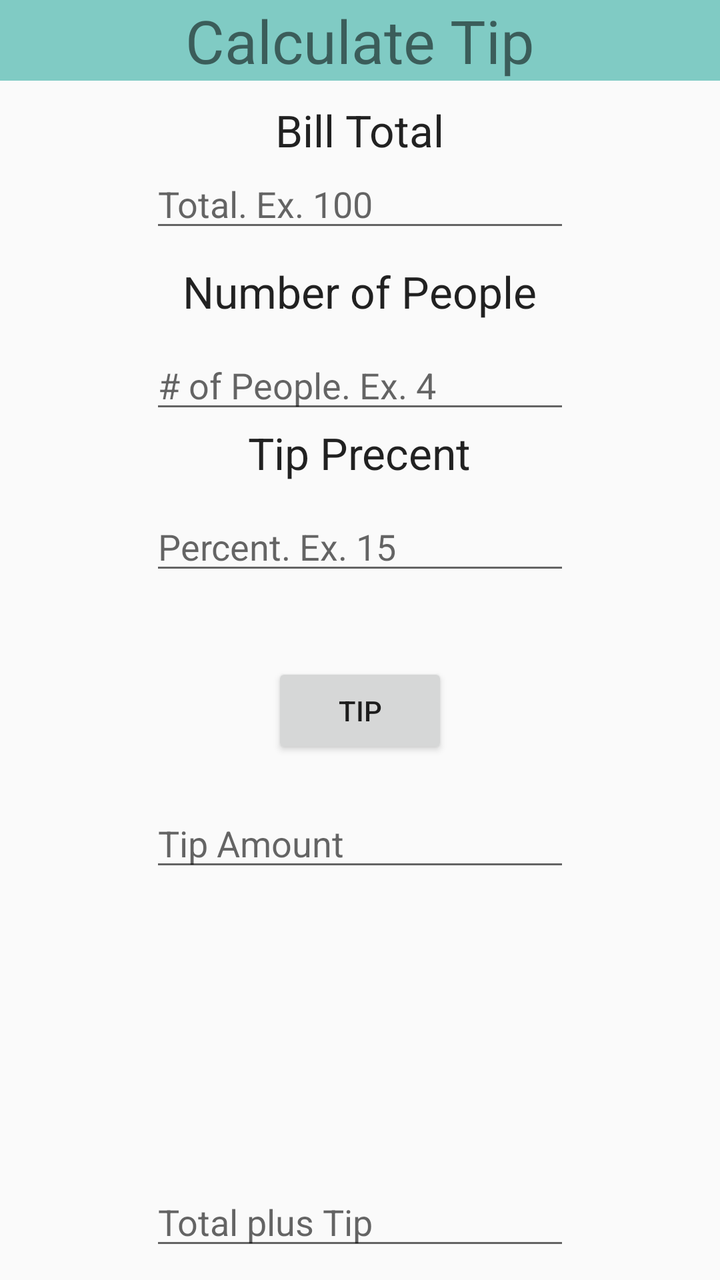
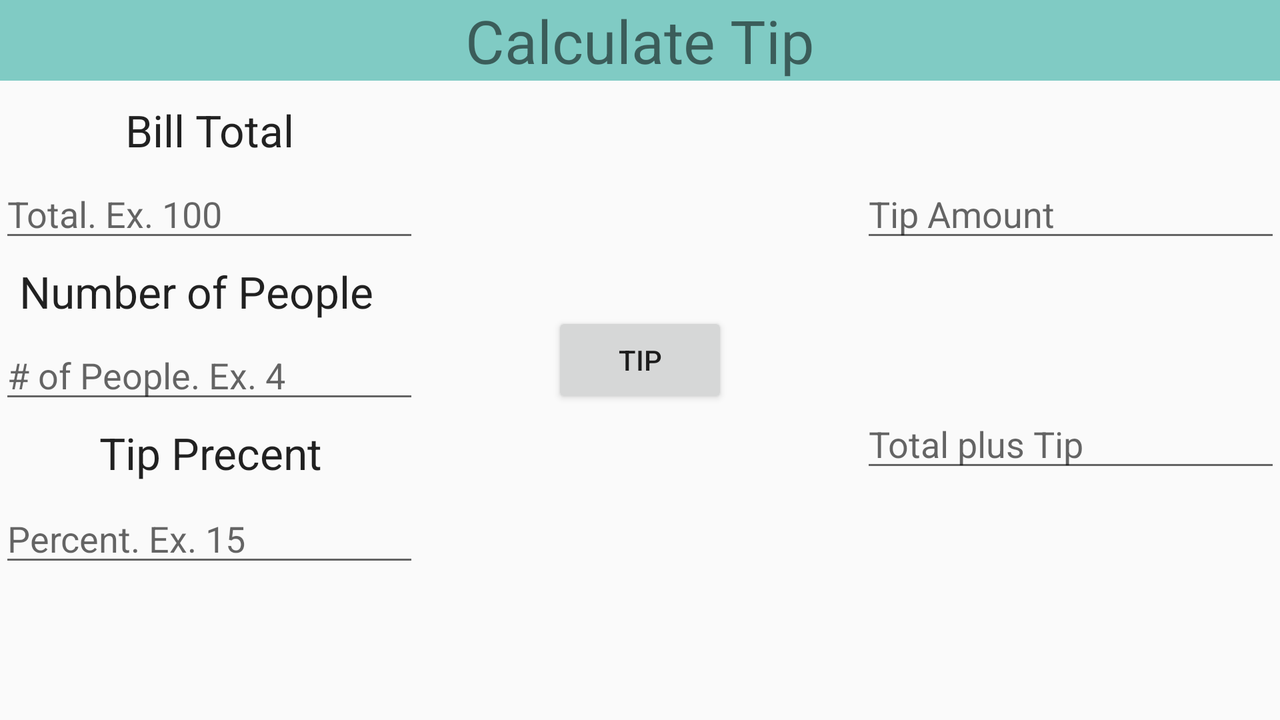

One screen, two layout resources from the same app: the default and the repository's alternative for another configuration. Each is rendered where Android would select it; the XML of both is given below.
<!-- AndroidManifest.xml: application theme CustomActionBarTheme -->
<!-- res/layout/activity_main.xml -->
<RelativeLayout xmlns:android="http://schemas.android.com/apk/res/android"
    xmlns:tools="http://schemas.android.com/tools" android:layout_width="match_parent"
    android:layout_height="match_parent" android:paddingLeft="@dimen/activity_horizontal_margin"
    android:paddingRight="@dimen/activity_horizontal_margin"
    android:paddingTop="@dimen/activity_vertical_margin"
    android:paddingBottom="@dimen/activity_vertical_margin" tools:context=".MainActivity">

    <TextView android:text="@string/title" android:layout_width="wrap_content"
        android:layout_height="wrap_content"
        android:elegantTextHeight="false"
        android:textSize="30dp"
        android:layout_alignParentTop="true"
        android:id="@+id/textView1"
        android:layout_alignParentEnd="true"
        android:layout_alignParentStart="true"
        android:gravity="center_horizontal"
        android:background="@color/accent_material_dark" />

    <TextView
        android:layout_width="wrap_content"
        android:layout_height="wrap_content"
        android:textAppearance="?android:attr/textAppearanceLarge"
        android:text="@string/total"
        android:id="@+id/textView2"
        android:layout_below="@+id/textView1"
        android:paddingTop="10dp"
        android:layout_centerHorizontal="true" />

    <EditText
        android:layout_width="wrap_content"
        android:layout_height="wrap_content"
        android:inputType="numberDecimal|numberSigned"
        android:ems="10"
        android:id="@+id/total"
        android:hint="@string/totaleg"
        android:layout_below="@+id/textView2"
        android:layout_centerHorizontal="true" />

    <TextView
        android:layout_width="wrap_content"
        android:layout_height="wrap_content"
        android:textAppearance="?android:attr/textAppearanceLarge"
        android:text="@string/people"
        android:id="@+id/textView4"
        android:layout_below="@+id/total"
        android:layout_centerHorizontal="true"
        android:layout_marginTop="10dp" />

    <EditText
        android:layout_width="wrap_content"
        android:layout_height="wrap_content"
        android:inputType="number"
        android:ems="10"
        android:hint="@string/peopleeg"
        android:id="@+id/people"
        android:layout_below="@+id/textView4"
        android:layout_centerHorizontal="true"
        android:layout_marginTop="10dp" />

    <TextView
        android:layout_width="wrap_content"
        android:layout_height="wrap_content"
        android:textAppearance="?android:attr/textAppearanceLarge"
        android:text="@string/tipammount"
        android:id="@+id/textView5"
        android:layout_below="@+id/people"
        android:layout_centerHorizontal="true" />

    <EditText
        android:layout_width="wrap_content"
        android:layout_height="wrap_content"
        android:inputType="number"
        android:ems="10"
        android:hint="@string/percenteg"
        android:id="@+id/percent"
        android:layout_below="@+id/textView5"
        android:layout_centerHorizontal="true"
        android:layout_marginTop="10dp" />

    <Button
        android:layout_width="wrap_content"
        android:layout_height="wrap_content"
        android:text="@string/split"
        android:id="@+id/maketip"
        android:layout_below="@+id/percent"
        android:layout_centerHorizontal="true"
        android:layout_marginTop="39dp" />

    <EditText
        android:layout_width="wrap_content"
        android:layout_height="wrap_content"
        android:inputType="number"
        android:ems="10"
        android:id="@+id/tip"
        android:hint="@string/tiptotal"
        android:clickable="false"
        android:layout_alignParentBottom="true"
        android:layout_centerHorizontal="true"
        android:layout_marginBottom="10dp" />

    <EditText
        android:layout_width="wrap_content"
        android:layout_height="wrap_content"
        android:inputType="number"
        android:ems="10"
        android:id="@+id/tiptotal2"
        android:hint="@string/tiptotal2"
        android:layout_below="@+id/maketip"
        android:layout_centerHorizontal="true"
        android:layout_marginTop="20dp" />


</RelativeLayout>
<!-- resources referenced by this layout -->
<resources>
  <string name="people">Number of People</string>
  <string name="peopleeg"># of People. Ex. 4 </string>
  <string name="percenteg">Percent. Ex. 15</string>
  <string name="split">Tip</string>
  <string name="tipammount"> Tip Precent</string>
  <string name="tiptotal">Total plus Tip</string>
  <string name="tiptotal2">Tip Amount</string>
  <string name="title">Calculate Tip</string>
  <string name="total">Bill Total</string>
  <string name="totaleg">Total. Ex. 100 </string>
  <style name="CustomActionBarTheme" parent="@style/Theme.AppCompat.Light.DarkActionBar">
          <item name="android:actionBarStyle">@style/MyActionBar</item>
          <item name="android:actionBarTabTextStyle">@style/MyActionBarTabText</item>
          <item name="android:actionMenuTextColor">@color/actionbar_text</item>
          <item name="android:colorPrimaryDark">@color/primary_dark</item>
          
          <item name="actionBarStyle">@style/MyActionBar</item>
          <item name="actionBarTabTextStyle">@style/MyActionBarTabText</item>
          <item name="actionMenuTextColor">@color/actionbar_text</item>
      </style>
  <style name="MyActionBar" parent="@style/Widget.AppCompat.Light.ActionBar.Solid.Inverse">
          <item name="android:background">@color/actionbar_background</item>
          <item name="android:titleTextStyle">@style/MyActionBarTitleText</item>
  
          
  
          <item name="background">@color/actionbar_background</item>
          <item name="titleTextStyle">@style/MyActionBarTitleText</item>
      </style>
  <style name="MyActionBarTabText" parent="@style/Widget.AppCompat.ActionBar.TabText">
          <item name="android:textColor">@color/actionbar_text</item>
      </style>
  <color name="actionbar_text">#ffffff</color>
  <color name="primary_dark">#1A237E</color>
  <color name="actionbar_background">#303f9f</color>
  <style name="MyActionBarTitleText" parent="@style/TextAppearance.AppCompat.Widget.ActionBar.Title">
          <item name="android:textColor">@color/actionbar_text</item>
      </style>
</resources>
<!-- res/layout-land/activity_main.xml (the repository's variant of the layout above) -->
<!-- drawn on the phone turned sideways -->
<RelativeLayout xmlns:android="http://schemas.android.com/apk/res/android"
    xmlns:tools="http://schemas.android.com/tools" android:layout_width="match_parent"
    android:layout_height="match_parent" android:paddingLeft="@dimen/activity_horizontal_margin"
    android:paddingRight="@dimen/activity_horizontal_margin"
    android:paddingTop="@dimen/activity_vertical_margin"
    android:paddingBottom="@dimen/activity_vertical_margin" tools:context=".MainActivity">

    <TextView android:text="@string/title" android:layout_width="wrap_content"
        android:layout_height="wrap_content"
        android:elegantTextHeight="false"
        android:textSize="30dp"
        android:layout_alignParentTop="true"
        android:id="@+id/textView1"
        android:layout_alignParentEnd="true"
        android:layout_alignParentStart="true"
        android:gravity="center_horizontal"
        android:background="@color/accent_material_dark" />

    <TextView
        android:layout_width="wrap_content"
        android:layout_height="wrap_content"
        android:textAppearance="?android:attr/textAppearanceLarge"
        android:text="@string/total"
        android:id="@+id/textView2"
        android:paddingTop="10dp"
        android:layout_below="@+id/textView1"
        android:layout_alignParentStart="true"
        android:layout_marginStart="63dp" />
    <EditText
        android:layout_width="wrap_content"
        android:layout_height="wrap_content"
        android:inputType="number"
        android:ems="10"
        android:id="@+id/total"
        android:hint="@string/totaleg"
        android:layout_below="@+id/textView2"
        android:layout_alignParentStart="true"
        android:layout_marginTop="5dp" />
    <TextView
        android:layout_width="wrap_content"
        android:layout_height="wrap_content"
        android:textAppearance="?android:attr/textAppearanceLarge"
        android:text="@string/people"
        android:id="@+id/textView4"
        android:layout_below="@+id/total"
        android:layout_marginTop="5dp"
        android:layout_marginStart="10dp" />
    <EditText
        android:layout_width="wrap_content"
        android:layout_height="wrap_content"
        android:inputType="number"
        android:ems="10"
        android:hint="@string/peopleeg"
        android:id="@+id/people"
        android:layout_below="@+id/textView4"
        android:layout_marginTop="5dp"/>
    <TextView
        android:layout_width="wrap_content"
        android:layout_height="wrap_content"
        android:textAppearance="?android:attr/textAppearanceLarge"
        android:text="@string/tipammount"
        android:id="@+id/textView5"
        android:layout_below="@+id/people"
        android:layout_marginLeft="50dp"
        android:layout_marginTop="5dp" />
    <EditText
        android:layout_width="wrap_content"
        android:layout_height="wrap_content"
        android:inputType="number"
        android:ems="10"
        android:hint="@string/percenteg"
        android:id="@+id/percent"
        android:layout_below="@+id/textView5"
        android:layout_alignParentStart="true"
        android:layout_marginTop="6dp" />
    <Button
        android:layout_width="wrap_content"
        android:layout_height="wrap_content"
        android:text="@string/split"
        android:id="@+id/maketip"
        android:onClick="calculate"
        android:layout_centerVertical="true"
        android:layout_centerHorizontal="true" />
    <EditText
        android:layout_width="wrap_content"
        android:layout_height="wrap_content"
        android:inputType="number"
        android:ems="10"
        android:id="@+id/tip"
        android:hint="@string/tiptotal"
        android:layout_alignBottom="@+id/textView5"
        android:layout_alignParentEnd="true" />
    <EditText
        android:layout_width="wrap_content"
        android:layout_height="wrap_content"
        android:inputType="number"
        android:ems="10"
        android:id="@+id/tiptotal2"
        android:hint="@string/tiptotal2"
        android:layout_above="@+id/textView4"
        android:layout_alignParentEnd="true" />

</RelativeLayout>
